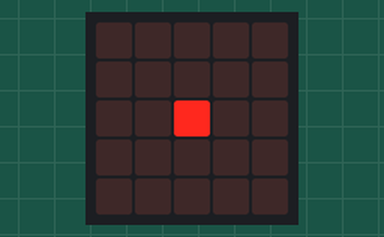
Simulated run of this program. Board: BBC micro:bit (MakeCode). On the bench: the board's 5×5 LED display.

Above: at 0.1 s.
At 2.1 s:
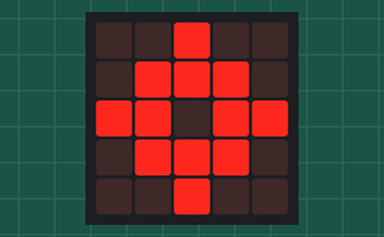
At 4.7 s:
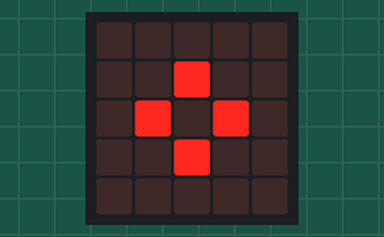

The program:

main.ts
```typescript
basic.forever(function () {
    basic.showLeds(`
        . . . . .
        . . . . .
        . . # . .
        . . . . .
        . . . . .
        `)
    basic.pause(500)
    basic.showIcon(IconNames.SmallDiamond)
    basic.pause(500)
    basic.showIcon(IconNames.Target)
    basic.pause(2000)
    basic.showIcon(IconNames.SmallDiamond)
    basic.pause(500)
    basic.showLeds(`
        . . . . .
        . . . . .
        . . # . .
        . . . . .
        . . . . .
        `)
    basic.pause(500)
})
```

test.ts
```typescript
// aquí va el archivo "tests"; esto no se compilará cuando este paquete se utilice como una extensión.
```

Measured:
- by itself, everything shown: repeats every 6.6 s, in 4 steps
- what the display in image 1 shows lasts 2.6 s, from 2.0 s to 4.6 s
- what the display in image 2 shows lasts 1.1 s, from 4.6 s to 5.7 s
